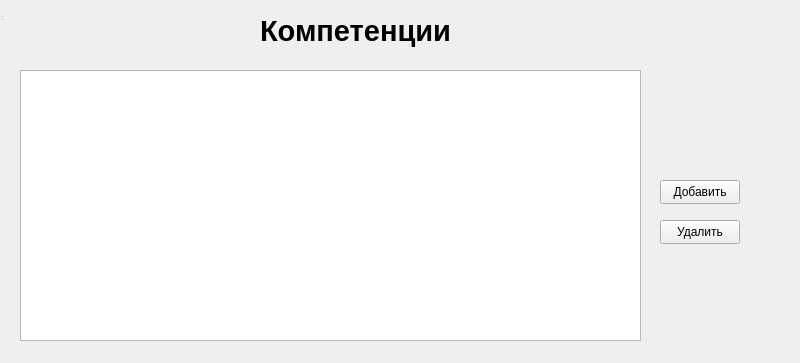
<?xml version="1.0" encoding="UTF-8"?>
<ui version="4.0">
 <class>competence</class>
 <widget class="QWidget" name="competence">
  <property name="geometry">
   <rect>
    <x>0</x>
    <y>0</y>
    <width>800</width>
    <height>363</height>
   </rect>
  </property>
  <property name="windowTitle">
   <string>Form</string>
  </property>
  <widget class="QWidget" name="centralwidget" native="true">
   <property name="geometry">
    <rect>
     <x>0</x>
     <y>0</y>
     <width>780</width>
     <height>351</height>
    </rect>
   </property>
   <widget class="QTableWidget" name="tableWidget">
    <property name="geometry">
     <rect>
      <x>20</x>
      <y>70</y>
      <width>621</width>
      <height>271</height>
     </rect>
    </property>
   </widget>
   <widget class="QPushButton" name="pushButton">
    <property name="geometry">
     <rect>
      <x>660</x>
      <y>180</y>
      <width>80</width>
      <height>24</height>
     </rect>
    </property>
    <property name="text">
     <string>Добавить</string>
    </property>
   </widget>
   <widget class="QPushButton" name="pushButton_2">
    <property name="geometry">
     <rect>
      <x>660</x>
      <y>220</y>
      <width>80</width>
      <height>24</height>
     </rect>
    </property>
    <property name="text">
     <string>Удалить</string>
    </property>
   </widget>
   <widget class="QLabel" name="label">
    <property name="geometry">
     <rect>
      <x>260</x>
      <y>10</y>
      <width>221</width>
      <height>41</height>
     </rect>
    </property>
    <property name="font">
     <font>
      <pointsize>22</pointsize>
      <bold>true</bold>
     </font>
    </property>
    <property name="text">
     <string>Компетенции</string>
    </property>
   </widget>
  </widget>
  <widget class="QStatusBar" name="statusbar">
   <property name="geometry">
    <rect>
     <x>0</x>
     <y>0</y>
     <width>3</width>
     <height>22</height>
    </rect>
   </property>
  </widget>
 </widget>
 <resources/>
 <connections/>
</ui>
